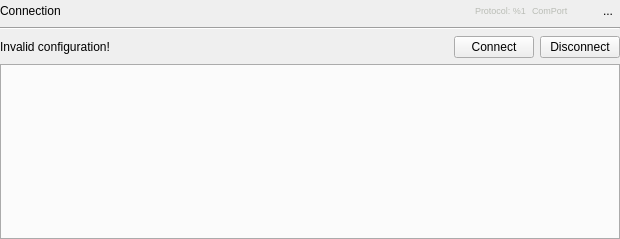
<?xml version="1.0" encoding="UTF-8"?>
<ui version="4.0">
 <class>Ssmr::ConnectionWindow</class>
 <widget class="QWidget" name="Ssmr::ConnectionWindow">
  <property name="geometry">
   <rect>
    <x>0</x>
    <y>0</y>
    <width>620</width>
    <height>239</height>
   </rect>
  </property>
  <property name="windowTitle">
   <string>Dialog</string>
  </property>
  <layout class="QGridLayout" name="gridLayout" rowstretch="0,0,0,0,0">
   <property name="leftMargin">
    <number>0</number>
   </property>
   <property name="topMargin">
    <number>0</number>
   </property>
   <property name="rightMargin">
    <number>0</number>
   </property>
   <property name="bottomMargin">
    <number>0</number>
   </property>
   <item row="1" column="0" colspan="3">
    <widget class="Line" name="line">
     <property name="sizePolicy">
      <sizepolicy hsizetype="Expanding" vsizetype="Fixed">
       <horstretch>0</horstretch>
       <verstretch>0</verstretch>
      </sizepolicy>
     </property>
     <property name="orientation">
      <enum>Qt::Horizontal</enum>
     </property>
    </widget>
   </item>
   <item row="4" column="0" colspan="3">
    <widget class="QTabWidget" name="tabWidget">
     <property name="tabPosition">
      <enum>QTabWidget::South</enum>
     </property>
     <property name="currentIndex">
      <number>-1</number>
     </property>
    </widget>
   </item>
   <item row="0" column="0" colspan="3">
    <layout class="QHBoxLayout" name="horizontalLayout" stretch="1,0,0,0,0">
     <item>
      <widget class="QLabel" name="lblConnectionName">
       <property name="text">
        <string>Connection</string>
       </property>
      </widget>
     </item>
     <item>
      <widget class="QLabel" name="lblProtocol">
       <property name="font">
        <font>
         <pointsize>7</pointsize>
        </font>
       </property>
       <property name="styleSheet">
        <string notr="true">color: rgb(186, 189, 182);</string>
       </property>
       <property name="text">
        <string>Protocol: %1</string>
       </property>
      </widget>
     </item>
     <item>
      <widget class="QLabel" name="lblComPort">
       <property name="font">
        <font>
         <pointsize>7</pointsize>
        </font>
       </property>
       <property name="styleSheet">
        <string notr="true">color: rgb(186, 189, 182);</string>
       </property>
       <property name="text">
        <string>ComPort</string>
       </property>
      </widget>
     </item>
     <item>
      <widget class="QLabel" name="lblSerialPortInfo">
       <property name="minimumSize">
        <size>
         <width>16</width>
         <height>16</height>
        </size>
       </property>
       <property name="maximumSize">
        <size>
         <width>16</width>
         <height>16</height>
        </size>
       </property>
       <property name="text">
        <string/>
       </property>
       <property name="pixmap">
        <pixmap resource="../ssmr.qrc">:/information.png</pixmap>
       </property>
      </widget>
     </item>
     <item>
      <widget class="QToolButton" name="btnSettings">
       <property name="text">
        <string>...</string>
       </property>
       <property name="autoRaise">
        <bool>true</bool>
       </property>
      </widget>
     </item>
    </layout>
   </item>
   <item row="3" column="0" colspan="3">
    <layout class="QHBoxLayout" name="horizontalLayoutControls" stretch="1,1,0,0">
     <item>
      <widget class="QLabel" name="lblWarningInvalidConnection">
       <property name="minimumSize">
        <size>
         <width>220</width>
         <height>0</height>
        </size>
       </property>
       <property name="text">
        <string>Invalid configuration!</string>
       </property>
      </widget>
     </item>
     <item>
      <widget class="QLabel" name="lblStatus">
       <property name="minimumSize">
        <size>
         <width>220</width>
         <height>0</height>
        </size>
       </property>
       <property name="text">
        <string/>
       </property>
      </widget>
     </item>
     <item>
      <widget class="QPushButton" name="btnConnect">
       <property name="text">
        <string>Connect</string>
       </property>
       <property name="flat">
        <bool>false</bool>
       </property>
      </widget>
     </item>
     <item>
      <widget class="QPushButton" name="btnDisconnect">
       <property name="text">
        <string>Disconnect</string>
       </property>
       <property name="flat">
        <bool>false</bool>
       </property>
      </widget>
     </item>
    </layout>
   </item>
  </layout>
 </widget>
 <resources>
  <include location="../ssmr.qrc"/>
 </resources>
 <connections/>
</ui>
